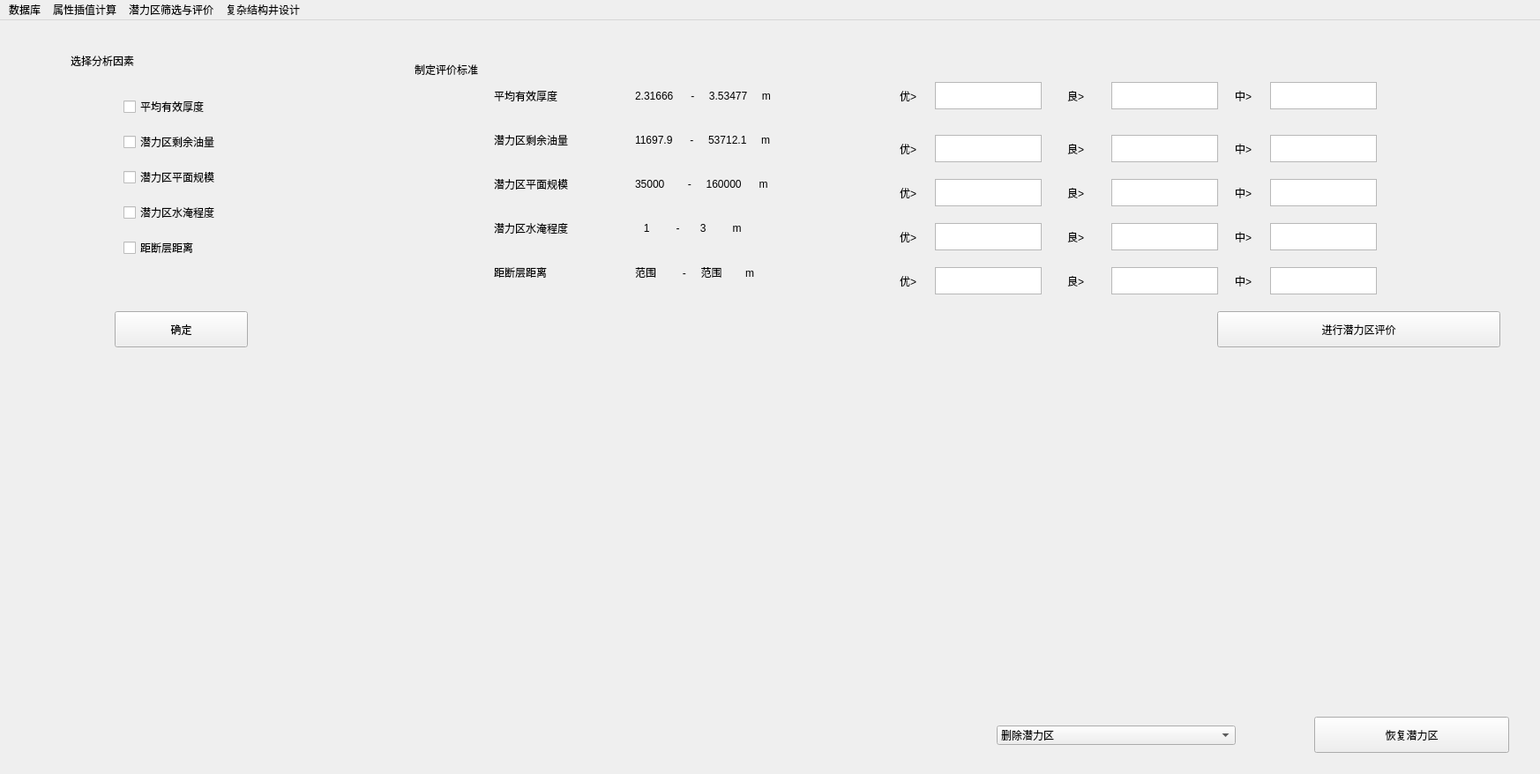
<?xml version="1.0" encoding="UTF-8"?>
<ui version="4.0">
 <class>MainWindow</class>
 <widget class="QMainWindow" name="MainWindow">
  <property name="geometry">
   <rect>
    <x>0</x>
    <y>0</y>
    <width>1746</width>
    <height>878</height>
   </rect>
  </property>
  <property name="windowTitle">
   <string>MainWindow</string>
  </property>
  <widget class="QWidget" name="centralwidget">
   <widget class="QTextEdit" name="textEdit_2">
    <property name="geometry">
     <rect>
      <x>1060</x>
      <y>70</y>
      <width>121</width>
      <height>31</height>
     </rect>
    </property>
   </widget>
   <widget class="QTextEdit" name="textEdit_4">
    <property name="geometry">
     <rect>
      <x>1060</x>
      <y>130</y>
      <width>121</width>
      <height>31</height>
     </rect>
    </property>
   </widget>
   <widget class="QTextEdit" name="textEdit_5">
    <property name="geometry">
     <rect>
      <x>1260</x>
      <y>70</y>
      <width>121</width>
      <height>31</height>
     </rect>
    </property>
   </widget>
   <widget class="QTextEdit" name="textEdit_6">
    <property name="geometry">
     <rect>
      <x>1260</x>
      <y>130</y>
      <width>121</width>
      <height>31</height>
     </rect>
    </property>
   </widget>
   <widget class="QTextEdit" name="textEdit_7">
    <property name="geometry">
     <rect>
      <x>1440</x>
      <y>70</y>
      <width>121</width>
      <height>31</height>
     </rect>
    </property>
   </widget>
   <widget class="QTextEdit" name="textEdit_8">
    <property name="geometry">
     <rect>
      <x>1440</x>
      <y>130</y>
      <width>121</width>
      <height>31</height>
     </rect>
    </property>
   </widget>
   <widget class="QLabel" name="label_13">
    <property name="geometry">
     <rect>
      <x>1210</x>
      <y>70</y>
      <width>51</width>
      <height>31</height>
     </rect>
    </property>
    <property name="text">
     <string>良&gt;</string>
    </property>
   </widget>
   <widget class="QLabel" name="label_14">
    <property name="geometry">
     <rect>
      <x>1020</x>
      <y>70</y>
      <width>41</width>
      <height>31</height>
     </rect>
    </property>
    <property name="text">
     <string>优&gt;</string>
    </property>
   </widget>
   <widget class="QLabel" name="label_15">
    <property name="geometry">
     <rect>
      <x>1400</x>
      <y>70</y>
      <width>41</width>
      <height>31</height>
     </rect>
    </property>
    <property name="text">
     <string>中&gt;</string>
    </property>
   </widget>
   <widget class="QLabel" name="label_16">
    <property name="geometry">
     <rect>
      <x>1020</x>
      <y>130</y>
      <width>41</width>
      <height>31</height>
     </rect>
    </property>
    <property name="text">
     <string>优&gt;</string>
    </property>
   </widget>
   <widget class="QLabel" name="label_17">
    <property name="geometry">
     <rect>
      <x>1210</x>
      <y>130</y>
      <width>51</width>
      <height>31</height>
     </rect>
    </property>
    <property name="text">
     <string>良&gt;</string>
    </property>
   </widget>
   <widget class="QLabel" name="label_18">
    <property name="geometry">
     <rect>
      <x>1400</x>
      <y>130</y>
      <width>31</width>
      <height>31</height>
     </rect>
    </property>
    <property name="text">
     <string>中&gt;</string>
    </property>
   </widget>
   <widget class="QTextEdit" name="textEdit_9">
    <property name="geometry">
     <rect>
      <x>1440</x>
      <y>230</y>
      <width>121</width>
      <height>31</height>
     </rect>
    </property>
   </widget>
   <widget class="QLabel" name="label_19">
    <property name="geometry">
     <rect>
      <x>1210</x>
      <y>230</y>
      <width>51</width>
      <height>31</height>
     </rect>
    </property>
    <property name="text">
     <string>良&gt;</string>
    </property>
   </widget>
   <widget class="QLabel" name="label_20">
    <property name="geometry">
     <rect>
      <x>1020</x>
      <y>180</y>
      <width>41</width>
      <height>31</height>
     </rect>
    </property>
    <property name="text">
     <string>优&gt;</string>
    </property>
   </widget>
   <widget class="QTextEdit" name="textEdit_10">
    <property name="geometry">
     <rect>
      <x>1060</x>
      <y>230</y>
      <width>121</width>
      <height>31</height>
     </rect>
    </property>
   </widget>
   <widget class="QLabel" name="label_21">
    <property name="geometry">
     <rect>
      <x>1400</x>
      <y>180</y>
      <width>41</width>
      <height>31</height>
     </rect>
    </property>
    <property name="text">
     <string>中&gt;</string>
    </property>
   </widget>
   <widget class="QLabel" name="label_22">
    <property name="geometry">
     <rect>
      <x>1400</x>
      <y>230</y>
      <width>31</width>
      <height>31</height>
     </rect>
    </property>
    <property name="text">
     <string>中&gt;</string>
    </property>
   </widget>
   <widget class="QTextEdit" name="textEdit_11">
    <property name="geometry">
     <rect>
      <x>1060</x>
      <y>180</y>
      <width>121</width>
      <height>31</height>
     </rect>
    </property>
   </widget>
   <widget class="QTextEdit" name="textEdit_12">
    <property name="geometry">
     <rect>
      <x>1440</x>
      <y>180</y>
      <width>121</width>
      <height>31</height>
     </rect>
    </property>
   </widget>
   <widget class="QLabel" name="label_23">
    <property name="geometry">
     <rect>
      <x>1210</x>
      <y>180</y>
      <width>51</width>
      <height>31</height>
     </rect>
    </property>
    <property name="text">
     <string>良&gt;</string>
    </property>
   </widget>
   <widget class="QTextEdit" name="textEdit_13">
    <property name="geometry">
     <rect>
      <x>1260</x>
      <y>180</y>
      <width>121</width>
      <height>31</height>
     </rect>
    </property>
   </widget>
   <widget class="QTextEdit" name="textEdit_14">
    <property name="geometry">
     <rect>
      <x>1260</x>
      <y>230</y>
      <width>121</width>
      <height>31</height>
     </rect>
    </property>
   </widget>
   <widget class="QLabel" name="label_24">
    <property name="geometry">
     <rect>
      <x>1020</x>
      <y>230</y>
      <width>41</width>
      <height>31</height>
     </rect>
    </property>
    <property name="text">
     <string>优&gt;</string>
    </property>
   </widget>
   <widget class="QLabel" name="label_25">
    <property name="geometry">
     <rect>
      <x>1400</x>
      <y>280</y>
      <width>31</width>
      <height>31</height>
     </rect>
    </property>
    <property name="text">
     <string>中&gt;</string>
    </property>
   </widget>
   <widget class="QTextEdit" name="textEdit_15">
    <property name="geometry">
     <rect>
      <x>1060</x>
      <y>280</y>
      <width>121</width>
      <height>31</height>
     </rect>
    </property>
   </widget>
   <widget class="QLabel" name="label_26">
    <property name="geometry">
     <rect>
      <x>1210</x>
      <y>280</y>
      <width>51</width>
      <height>31</height>
     </rect>
    </property>
    <property name="text">
     <string>良&gt;</string>
    </property>
   </widget>
   <widget class="QLabel" name="label_27">
    <property name="geometry">
     <rect>
      <x>1020</x>
      <y>280</y>
      <width>41</width>
      <height>31</height>
     </rect>
    </property>
    <property name="text">
     <string>优&gt;</string>
    </property>
   </widget>
   <widget class="QTextEdit" name="textEdit_16">
    <property name="geometry">
     <rect>
      <x>1440</x>
      <y>280</y>
      <width>121</width>
      <height>31</height>
     </rect>
    </property>
   </widget>
   <widget class="QTextEdit" name="textEdit_17">
    <property name="geometry">
     <rect>
      <x>1260</x>
      <y>280</y>
      <width>121</width>
      <height>31</height>
     </rect>
    </property>
   </widget>
   <widget class="QCheckBox" name="checkBox">
    <property name="geometry">
     <rect>
      <x>140</x>
      <y>90</y>
      <width>111</width>
      <height>16</height>
     </rect>
    </property>
    <property name="text">
     <string>平均有效厚度</string>
    </property>
   </widget>
   <widget class="QCheckBox" name="checkBox_2">
    <property name="geometry">
     <rect>
      <x>140</x>
      <y>130</y>
      <width>121</width>
      <height>16</height>
     </rect>
    </property>
    <property name="text">
     <string>潜力区剩余油量</string>
    </property>
   </widget>
   <widget class="QCheckBox" name="checkBox_3">
    <property name="geometry">
     <rect>
      <x>140</x>
      <y>170</y>
      <width>111</width>
      <height>16</height>
     </rect>
    </property>
    <property name="text">
     <string>潜力区平面规模</string>
    </property>
   </widget>
   <widget class="QCheckBox" name="checkBox_4">
    <property name="geometry">
     <rect>
      <x>140</x>
      <y>210</y>
      <width>121</width>
      <height>16</height>
     </rect>
    </property>
    <property name="text">
     <string>潜力区水淹程度</string>
    </property>
   </widget>
   <widget class="QCheckBox" name="checkBox_5">
    <property name="geometry">
     <rect>
      <x>140</x>
      <y>250</y>
      <width>111</width>
      <height>16</height>
     </rect>
    </property>
    <property name="text">
     <string>距断层距离</string>
    </property>
   </widget>
   <widget class="QLabel" name="label_28">
    <property name="geometry">
     <rect>
      <x>80</x>
      <y>30</y>
      <width>131</width>
      <height>31</height>
     </rect>
    </property>
    <property name="text">
     <string>选择分析因素</string>
    </property>
   </widget>
   <widget class="QLabel" name="label_29">
    <property name="geometry">
     <rect>
      <x>470</x>
      <y>40</y>
      <width>131</width>
      <height>31</height>
     </rect>
    </property>
    <property name="text">
     <string>制定评价标准</string>
    </property>
   </widget>
   <widget class="QLabel" name="label_30">
    <property name="geometry">
     <rect>
      <x>560</x>
      <y>70</y>
      <width>131</width>
      <height>31</height>
     </rect>
    </property>
    <property name="text">
     <string>平均有效厚度</string>
    </property>
   </widget>
   <widget class="QLabel" name="label_31">
    <property name="geometry">
     <rect>
      <x>560</x>
      <y>120</y>
      <width>131</width>
      <height>31</height>
     </rect>
    </property>
    <property name="text">
     <string>潜力区剩余油量</string>
    </property>
   </widget>
   <widget class="QLabel" name="label_32">
    <property name="geometry">
     <rect>
      <x>560</x>
      <y>170</y>
      <width>131</width>
      <height>31</height>
     </rect>
    </property>
    <property name="text">
     <string>潜力区平面规模</string>
    </property>
   </widget>
   <widget class="QLabel" name="label_33">
    <property name="geometry">
     <rect>
      <x>560</x>
      <y>220</y>
      <width>131</width>
      <height>31</height>
     </rect>
    </property>
    <property name="text">
     <string>潜力区水淹程度</string>
    </property>
   </widget>
   <widget class="QLabel" name="label_34">
    <property name="geometry">
     <rect>
      <x>560</x>
      <y>270</y>
      <width>131</width>
      <height>31</height>
     </rect>
    </property>
    <property name="text">
     <string>距断层距离</string>
    </property>
   </widget>
   <widget class="QPushButton" name="pushButton">
    <property name="geometry">
     <rect>
      <x>130</x>
      <y>330</y>
      <width>151</width>
      <height>41</height>
     </rect>
    </property>
    <property name="text">
     <string>确定</string>
    </property>
   </widget>
   <widget class="QPushButton" name="pushButton_2">
    <property name="geometry">
     <rect>
      <x>1380</x>
      <y>330</y>
      <width>321</width>
      <height>41</height>
     </rect>
    </property>
    <property name="text">
     <string>进行潜力区评价</string>
    </property>
   </widget>
   <widget class="QPushButton" name="pushButton_3">
    <property name="geometry">
     <rect>
      <x>1490</x>
      <y>790</y>
      <width>221</width>
      <height>41</height>
     </rect>
    </property>
    <property name="text">
     <string>恢复潜力区</string>
    </property>
   </widget>
   <widget class="QComboBox" name="comboBox">
    <property name="geometry">
     <rect>
      <x>1130</x>
      <y>800</y>
      <width>271</width>
      <height>22</height>
     </rect>
    </property>
    <item>
     <property name="text">
      <string>删除潜力区</string>
     </property>
    </item>
   </widget>
   <widget class="QLabel" name="label_35">
    <property name="geometry">
     <rect>
      <x>720</x>
      <y>70</y>
      <width>251</width>
      <height>31</height>
     </rect>
    </property>
    <property name="text">
     <string>2.31666      -     3.53477     m</string>
    </property>
   </widget>
   <widget class="QLabel" name="label_36">
    <property name="geometry">
     <rect>
      <x>720</x>
      <y>120</y>
      <width>251</width>
      <height>31</height>
     </rect>
    </property>
    <property name="text">
     <string>11697.9      -     53712.1     m</string>
    </property>
   </widget>
   <widget class="QLabel" name="label_37">
    <property name="geometry">
     <rect>
      <x>720</x>
      <y>170</y>
      <width>251</width>
      <height>31</height>
     </rect>
    </property>
    <property name="text">
     <string>35000        -     160000      m</string>
    </property>
   </widget>
   <widget class="QLabel" name="label_38">
    <property name="geometry">
     <rect>
      <x>720</x>
      <y>220</y>
      <width>251</width>
      <height>31</height>
     </rect>
    </property>
    <property name="text">
     <string>   1         -       3         m</string>
    </property>
   </widget>
   <widget class="QLabel" name="label_39">
    <property name="geometry">
     <rect>
      <x>720</x>
      <y>270</y>
      <width>251</width>
      <height>31</height>
     </rect>
    </property>
    <property name="text">
     <string>范围         -     范围        m</string>
    </property>
   </widget>
  </widget>
  <widget class="QMenuBar" name="menubar">
   <property name="geometry">
    <rect>
     <x>0</x>
     <y>0</y>
     <width>1746</width>
     <height>23</height>
    </rect>
   </property>
   <widget class="QMenu" name="menu">
    <property name="title">
     <string>数据库</string>
    </property>
    <widget class="QMenu" name="menu_2">
     <property name="title">
      <string>保存数据库</string>
     </property>
     <addaction name="actionbao"/>
     <addaction name="actionlingc"/>
    </widget>
    <widget class="QMenu" name="menu_7">
     <property name="title">
      <string>导入单项数据</string>
     </property>
     <addaction name="actiongfd"/>
     <addaction name="actionBHD"/>
     <addaction name="actionKXD"/>
     <addaction name="actionSTL"/>
    </widget>
    <addaction name="actionfd"/>
    <addaction name="actionxi"/>
    <addaction name="menu_7"/>
    <addaction name="menu_2"/>
    <addaction name="actiondataset"/>
   </widget>
   <widget class="QMenu" name="menu_3">
    <property name="title">
     <string>属性插值计算</string>
    </property>
    <addaction name="actionfsd"/>
    <addaction name="actionfds"/>
    <addaction name="actionfda"/>
    <addaction name="actionfdsa"/>
    <addaction name="actionfda_2"/>
   </widget>
   <widget class="QMenu" name="menu_4">
    <property name="title">
     <string>潜力区筛选与评价</string>
    </property>
    <widget class="QMenu" name="menu_6">
     <property name="title">
      <string>潜力区评价</string>
     </property>
     <addaction name="actionfds_2"/>
     <addaction name="actionfdf_4"/>
    </widget>
    <addaction name="actionfdf_2"/>
    <addaction name="actionfdf"/>
    <addaction name="menu_6"/>
   </widget>
   <widget class="QMenu" name="menu_5">
    <property name="title">
     <string>复杂结构井设计</string>
    </property>
    <addaction name="actionfdf_5"/>
    <addaction name="actionfdf_6"/>
   </widget>
   <addaction name="menu"/>
   <addaction name="menu_3"/>
   <addaction name="menu_4"/>
   <addaction name="menu_5"/>
  </widget>
  <action name="actionfd">
   <property name="text">
    <string>查看数据库</string>
   </property>
  </action>
  <action name="actionxi">
   <property name="text">
    <string>新建数据库</string>
   </property>
  </action>
  <action name="actionbao">
   <property name="text">
    <string>保存</string>
   </property>
  </action>
  <action name="actionlingc">
   <property name="text">
    <string>另存为</string>
   </property>
  </action>
  <action name="actionfsd">
   <property name="text">
    <string>计算所有参数</string>
   </property>
  </action>
  <action name="actionfds">
   <property name="text">
    <string>孔隙度计算</string>
   </property>
  </action>
  <action name="actionfda">
   <property name="text">
    <string>渗透率计算</string>
   </property>
  </action>
  <action name="actionfdsa">
   <property name="text">
    <string>有效厚度计算</string>
   </property>
  </action>
  <action name="actionfda_2">
   <property name="text">
    <string>砂岩厚度计算</string>
   </property>
  </action>
  <action name="actionfdf">
   <property name="text">
    <string>潜力区验证</string>
   </property>
  </action>
  <action name="actionfdf_2">
   <property name="text">
    <string>潜力区筛选</string>
   </property>
  </action>
  <action name="actionfds_2">
   <property name="text">
    <string>模糊综合评价法</string>
   </property>
  </action>
  <action name="actionfdf_4">
   <property name="text">
    <string>随机森林评价法</string>
   </property>
  </action>
  <action name="actionfdf_5">
   <property name="text">
    <string>设计方案优选</string>
   </property>
  </action>
  <action name="actionfdf_6">
   <property name="text">
    <string>导出为CMG模型</string>
   </property>
  </action>
  <action name="actiongfd">
   <property name="text">
    <string>沉积相</string>
   </property>
  </action>
  <action name="actionBHD">
   <property name="text">
    <string>含油饱和度</string>
   </property>
  </action>
  <action name="actionKXD">
   <property name="text">
    <string>孔隙度</string>
   </property>
  </action>
  <action name="actionSTL">
   <property name="text">
    <string>渗透率</string>
   </property>
  </action>
  <action name="actiondataset">
   <property name="text">
    <string>导入数据库</string>
   </property>
  </action>
 </widget>
 <resources/>
 <connections/>
</ui>
